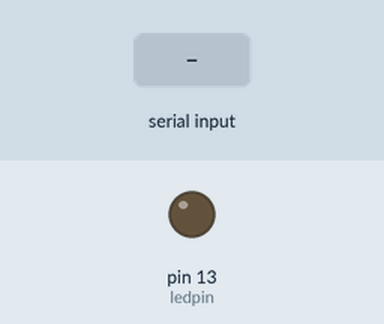
This sketch was run on a simulated Arduino Uno, built with avr-gcc and run on an emulated ATmega328P. Shown: output pins drawn as LEDs (lit = HIGH). The test bench sets the inputs (shaded band).

Above: at 1.2 s.
1.3 s: "on" received over Serial
At 3.5 s:
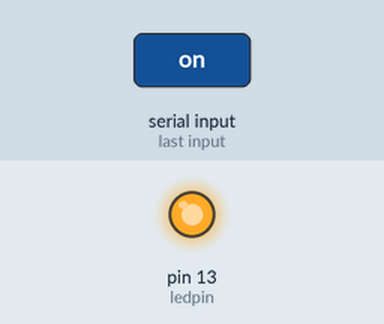
3.8 s: "off" received over Serial
At 5.6 s:
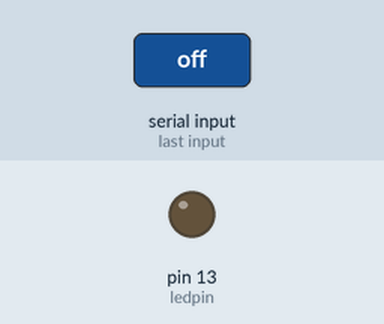
Timing chart, 0 to 7.1 s (numbered marks = the images above; inputs shaded):
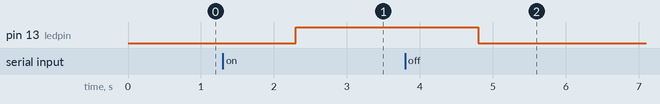

The sketch:

BattatLED.ino
```cpp
int ledpin = 13;
void setup() {
  // put your setup code here, to run once:
  Serial.begin(9600);
  pinMode(ledpin, OUTPUT);
}

void loop() {
  // put your main code here, to run repeatedly:
  if (Serial.available() > 0) {
    String setupled = Serial.readString();
    setupled.trim();
    if (setupled == "on") {
      digitalWrite(ledpin, HIGH);
    } else if (setupled == "off") {
      digitalWrite(ledpin, LOW);
    } else {
      Serial.print("Invalid input");
    }
  }
}
```

Measured:
- after the input at 1.3 s, pin 13 (ledpin): LOW → HIGH after 1.0 s
- after the input at 3.8 s, pin 13 (ledpin): HIGH → LOW after 1.0 s
